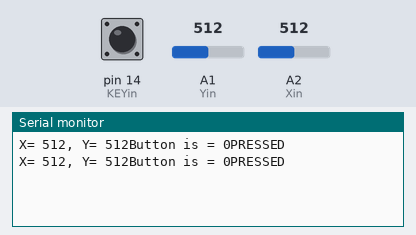
This sketch was run on a simulated Arduino Uno, built with avr-gcc and run on an emulated ATmega328P. Shown: the last lines printed to the serial monitor. Inputs (shaded band) come from the test bench; at power-on: pin 14 (KEYin) LOW, A1 (Yin) = 512, A2 (Xin) = 512.

Above: at 1.8 s.
1.9 s: pin 14 (KEYin) pulled HIGH for 1.2 s
At 2.5 s:
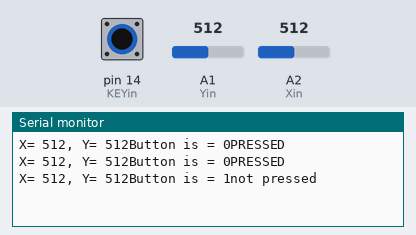
4.6 s: A1 (Yin) set to 716
At 5.8 s:
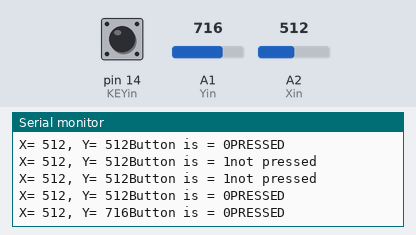
6.1 s: A2 (Xin) set to 716
At 6.1 s:
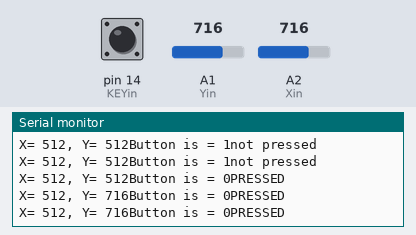
7.6 s: A1 (Yin) set to 900
At 8.5 s:
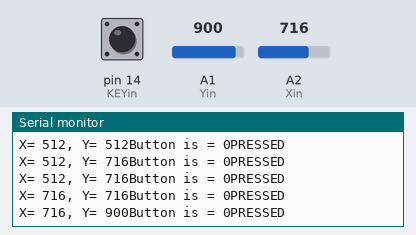
9.1 s: A2 (Xin) set to 900
At 9.1 s:
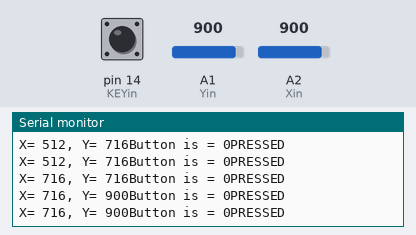
10.6 s: pin 14 (KEYin) pulled HIGH for 1.2 s
At 11.8 s:
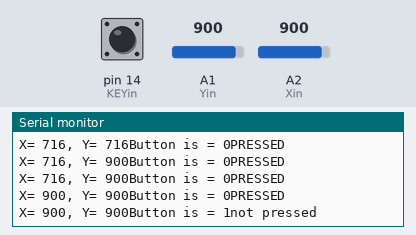
Timing chart, 0 to 13.6 s (numbered marks = the images above; inputs shaded):
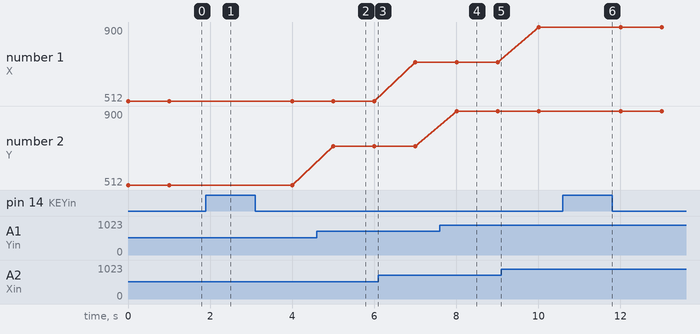

The sketch:

04.joystick.ino
```cpp
//아날로그 핀을 디지털 입출력을 사용할 경우 핀번호를 14~19번으로 사용합니다.
const int KEYin=14;
const int Yin=A1;
const int Xin=A2;

void setup() {
  pinMode(14, INPUT);
  Serial.begin(115200);
}

void loop() {
  int xVal = analogRead(Xin);
  int yVal = analogRead(Yin);
  int buttonVal = digitalRead(KEYin);

  Serial.print("X= ");
  Serial.print(xVal, DEC);

  Serial.print(", Y= ");
  Serial.print(yVal, DEC);

  Serial.print("Button is = ");
  Serial.print(buttonVal);
  if(buttonVal == HIGH){
    Serial.println("not pressed");
  } else {
    Serial.println("PRESSED");
  }

  delay(1000);

}
```

Measured:
- after the input at 1.9 s, the serial monitor: prints a new line after 0.10 s (image 1)
- after the input at 4.6 s, the serial monitor: prints a new line after 0.41 s (image 2)
- after the input at 7.6 s, the serial monitor: prints a new line after 0.41 s (image 4)
- after the input at 10.6 s, the serial monitor: prints a new line after 0.41 s (image 6)
- plotted number 2: 512 → 716 after the input at 4.6 s, 716 → 900 after the input at 7.6 s
